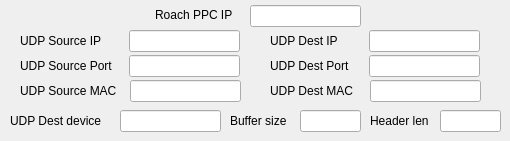
      <widget class="QWidget" name="roachN3">
       <attribute name="title">
        <string>ROACH 3</string>
       </attribute>
       <widget class="QLabel" name="label_307">
        <property name="geometry">
         <rect>
          <x>20</x>
          <y>80</y>
          <width>101</width>
          <height>21</height>
         </rect>
        </property>
        <property name="font">
         <font>
          <pointsize>9</pointsize>
         </font>
        </property>
        <property name="text">
         <string>UDP Source MAC</string>
        </property>
       </widget>
       <widget class="QLabel" name="label_300">
        <property name="geometry">
         <rect>
          <x>20</x>
          <y>55</y>
          <width>101</width>
          <height>21</height>
         </rect>
        </property>
        <property name="font">
         <font>
          <pointsize>9</pointsize>
         </font>
        </property>
        <property name="text">
         <string>UDP Source Port</string>
        </property>
       </widget>
       <widget class="QLabel" name="label_298">
        <property name="geometry">
         <rect>
          <x>370</x>
          <y>110</y>
          <width>71</width>
          <height>21</height>
         </rect>
        </property>
        <property name="font">
         <font>
          <pointsize>9</pointsize>
         </font>
        </property>
        <property name="text">
         <string>Header len</string>
        </property>
       </widget>
       <widget class="QLineEdit" name="lineEdit_249">
        <property name="geometry">
         <rect>
          <x>370</x>
          <y>80</y>
          <width>111</width>
          <height>22</height>
         </rect>
        </property>
        <property name="font">
         <font>
          <pointsize>8</pointsize>
         </font>
        </property>
       </widget>
       <widget class="QLineEdit" name="lineEdit_252">
        <property name="geometry">
         <rect>
          <x>129</x>
          <y>55</y>
          <width>111</width>
          <height>22</height>
         </rect>
        </property>
        <property name="font">
         <font>
          <pointsize>8</pointsize>
         </font>
        </property>
       </widget>
       <widget class="QLineEdit" name="lineEdit_245">
        <property name="geometry">
         <rect>
          <x>300</x>
          <y>110</y>
          <width>61</width>
          <height>22</height>
         </rect>
        </property>
        <property name="font">
         <font>
          <pointsize>8</pointsize>
         </font>
        </property>
       </widget>
       <widget class="QLineEdit" name="lineEdit_250">
        <property name="geometry">
         <rect>
          <x>369</x>
          <y>55</y>
          <width>111</width>
          <height>22</height>
         </rect>
        </property>
        <property name="font">
         <font>
          <pointsize>8</pointsize>
         </font>
        </property>
       </widget>
       <widget class="QLabel" name="label_306">
        <property name="geometry">
         <rect>
          <x>230</x>
          <y>110</y>
          <width>71</width>
          <height>21</height>
         </rect>
        </property>
        <property name="font">
         <font>
          <pointsize>9</pointsize>
         </font>
        </property>
        <property name="text">
         <string>Buffer size</string>
        </property>
       </widget>
       <widget class="QLineEdit" name="lineEdit_182">
        <property name="geometry">
         <rect>
          <x>129</x>
          <y>30</y>
          <width>111</width>
          <height>22</height>
         </rect>
        </property>
        <property name="font">
         <font>
          <pointsize>8</pointsize>
         </font>
        </property>
       </widget>
       <widget class="QLabel" name="label_299">
        <property name="geometry">
         <rect>
          <x>155</x>
          <y>5</y>
          <width>91</width>
          <height>20</height>
         </rect>
        </property>
        <property name="font">
         <font>
          <pointsize>9</pointsize>
         </font>
        </property>
        <property name="text">
         <string>Roach PPC IP</string>
        </property>
       </widget>
       <widget class="QLineEdit" name="lineEdit_251">
        <property name="geometry">
         <rect>
          <x>130</x>
          <y>80</y>
          <width>111</width>
          <height>22</height>
         </rect>
        </property>
        <property name="font">
         <font>
          <pointsize>8</pointsize>
         </font>
        </property>
       </widget>
       <widget class="QLineEdit" name="lineEdit_246">
        <property name="geometry">
         <rect>
          <x>120</x>
          <y>110</y>
          <width>101</width>
          <height>22</height>
         </rect>
        </property>
        <property name="font">
         <font>
          <pointsize>8</pointsize>
         </font>
        </property>
       </widget>
       <widget class="QLabel" name="label_301">
        <property name="geometry">
         <rect>
          <x>270</x>
          <y>30</y>
          <width>81</width>
          <height>21</height>
         </rect>
        </property>
        <property name="font">
         <font>
          <pointsize>9</pointsize>
         </font>
        </property>
        <property name="text">
         <string>UDP Dest IP</string>
        </property>
       </widget>
       <widget class="QLabel" name="label_302">
        <property name="geometry">
         <rect>
          <x>10</x>
          <y>110</y>
          <width>101</width>
          <height>21</height>
         </rect>
        </property>
        <property name="font">
         <font>
          <pointsize>9</pointsize>
         </font>
        </property>
        <property name="text">
         <string>UDP Dest device</string>
        </property>
       </widget>
       <widget class="QLineEdit" name="lineEdit_248">
        <property name="geometry">
         <rect>
          <x>440</x>
          <y>110</y>
          <width>61</width>
          <height>22</height>
         </rect>
        </property>
        <property name="font">
         <font>
          <pointsize>8</pointsize>
         </font>
        </property>
       </widget>
       <widget class="QLabel" name="label_304">
        <property name="geometry">
         <rect>
          <x>270</x>
          <y>55</y>
          <width>101</width>
          <height>21</height>
         </rect>
        </property>
        <property name="font">
         <font>
          <pointsize>9</pointsize>
         </font>
        </property>
        <property name="text">
         <string>UDP Dest Port</string>
        </property>
       </widget>
       <widget class="QLabel" name="label_305">
        <property name="geometry">
         <rect>
          <x>20</x>
          <y>30</y>
          <width>101</width>
          <height>21</height>
         </rect>
        </property>
        <property name="font">
         <font>
          <pointsize>9</pointsize>
         </font>
        </property>
        <property name="text">
         <string>UDP Source IP</string>
        </property>
       </widget>
       <widget class="QLineEdit" name="lineEdit_183">
        <property name="geometry">
         <rect>
          <x>250</x>
          <y>5</y>
          <width>111</width>
          <height>22</height>
         </rect>
        </property>
        <property name="font">
         <font>
          <pointsize>8</pointsize>
         </font>
        </property>
       </widget>
       <widget class="QLabel" name="label_303">
        <property name="geometry">
         <rect>
          <x>270</x>
          <y>80</y>
          <width>101</width>
          <height>21</height>
         </rect>
        </property>
        <property name="font">
         <font>
          <pointsize>9</pointsize>
         </font>
        </property>
        <property name="text">
         <string>UDP Dest MAC</string>
        </property>
       </widget>
       <widget class="QLineEdit" name="lineEdit_247">
        <property name="geometry">
         <rect>
          <x>369</x>
          <y>30</y>
          <width>111</width>
          <height>22</height>
         </rect>
        </property>
        <property name="font">
         <font>
          <pointsize>8</pointsize>
         </font>
        </property>
       </widget>
      </widget>
